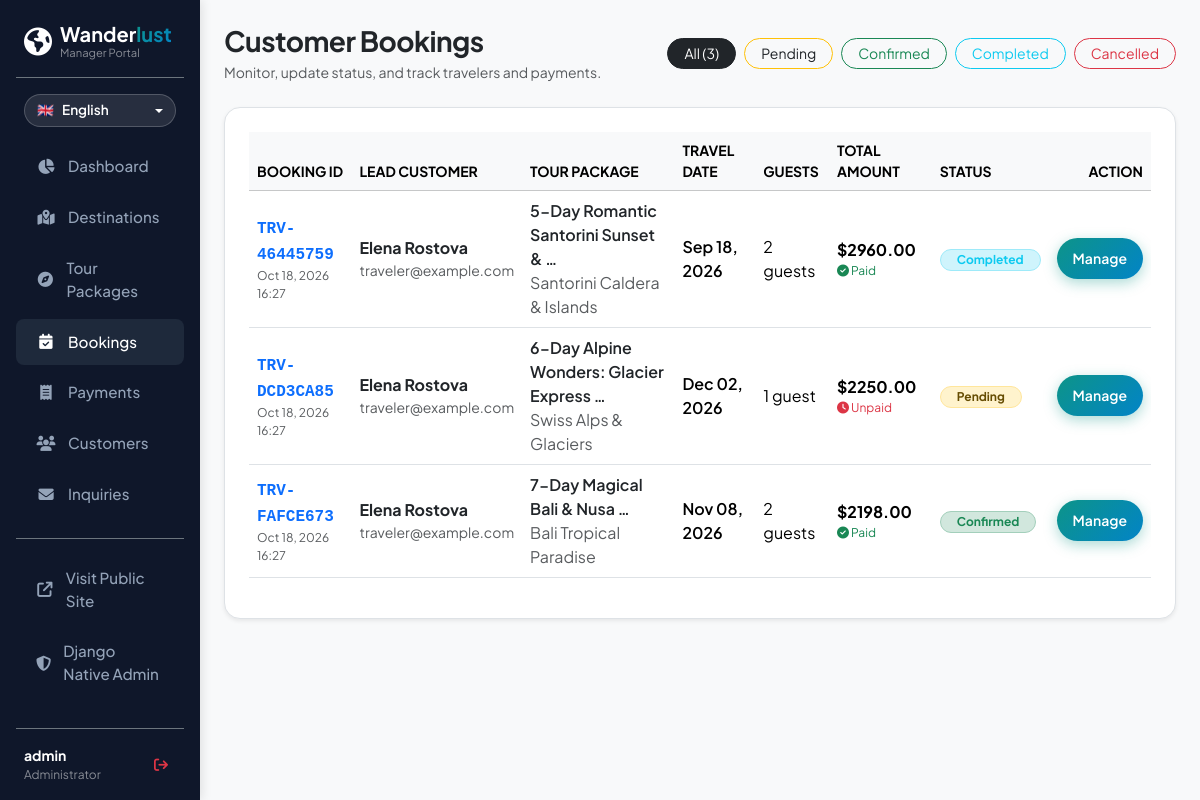
/admin-dashboard/bookings/ (signed in), run on the app's committed database.
### tourism/models.py (models this page shows, shortened)
class Booking(models.Model):
    STATUS_CHOICES = [
        ('Pending', 'Pending Confirmation'),
        ('Confirmed', 'Confirmed'),
        ('Cancelled', 'Cancelled'),
        ('Completed', 'Completed'),
    ]
    booking_number = models.CharField(max_length=32, unique=True, editable=False)
    user = models.ForeignKey(User, on_delete=models.CASCADE, related_name='bookings')
    package = models.ForeignKey(TourPackage, on_delete=models.CASCADE, related_name='bookings')
    travel_date = models.DateField()
    travelers_count = models.PositiveIntegerField(default=1)
    contact_name = models.CharField(max_length=150)
    contact_email = models.EmailField()
    contact_phone = models.CharField(max_length=30)
    special_requests = models.TextField(blank=True, null=True)
    total_price = models.DecimalField(max_digits=10, decimal_places=2)
    status = models.CharField(max_length=20, choices=STATUS_CHOICES, default='Pending')
    created_at = models.DateTimeField(auto_now_add=True)
    updated_at = models.DateTimeField(auto_now=True)
    class Meta:
        ordering = ['-created_at']

class TourPackage(models.Model):
    CATEGORY_CHOICES = [
        ('Adventure', 'Adventure & Outdoors'),
        ('Beach', 'Beach & Coastal'),
        ('Cultural', 'Cultural & Heritage'),
        ('Luxury', 'Luxury & Wellness'),
        ('Wildlife', 'Wildlife & Safari'),
        ('Mountain', 'Mountain & Hiking'),
        ('City', 'City Breaks & Sightseeing'),
    ]
    destination = models.ForeignKey(Destination, on_delete=models.CASCADE, related_name='packages')
    title = models.CharField(max_length=200)
    slug = models.SlugField(max_length=220, unique=True, blank=True)
    category = models.CharField(max_length=50, choices=CATEGORY_CHOICES, default='Adventure')
    description = models.TextField()
    duration_days = models.PositiveIntegerField(default=3, help_text="Number of days")
    duration_nights = models.PositiveIntegerField(default=2, help_text="Number of nights")
    price = models.DecimalField(max_digits=10, decimal_places=2, help_text="Price per person ($)")
    discount_price = models.DecimalField(max_digits=10, decimal_places=2, blank=True, null=True, help_text="Discounted price per person ($)")
    featured_image = models.ImageField(upload_to='packages/', blank=True, null=True)
    image_url = models.URLField(max_length=500, blank=True, null=True, help_text="Web image URL (fallback)")
    max_travelers = models.PositiveIntegerField(default=12, help_text="Maximum group size")
    itinerary = models.TextField(
        blank=True,
        help_text="Separate days using line breaks. Format: 'Day 1: Title - Details'"
    )
    inclusions = models.TextField(
        blank=True,
        help_text="Comma-separated or newline-separated items included in the price"
    )
    exclusions = models.TextField(
        blank=True,
        help_text="Comma-separated or newline-separated items NOT included"
    )
    is_featured = models.BooleanField(default=False)
    is_active = models.BooleanField(default=True)
    created_at = models.DateTimeField(auto_now_add=True)
    updated_at = models.DateTimeField(auto_now=True)
    class Meta:
        ordering = ['-is_featured', '-created_at']

class Destination(models.Model):
    name = models.CharField(max_length=150, unique=True)
    slug = models.SlugField(max_length=180, unique=True, blank=True)
    country = models.CharField(max_length=100)
    city = models.CharField(max_length=100)
    description = models.TextField()
    image = models.ImageField(upload_to='destinations/', blank=True, null=True)
    image_url = models.URLField(max_length=500, blank=True, null=True, help_text="Web image URL (fallback if file not uploaded)")
    best_time_to_visit = models.CharField(max_length=100, default='All Year Round')
    climate = models.CharField(max_length=100, default='Moderate / Sunny')
    is_featured = models.BooleanField(default=False)
    created_at = models.DateTimeField(auto_now_add=True)
    class Meta:
        ordering = ['-is_featured', 'name']

### tourism/views.py (the view)
# urls.py: path('admin-dashboard/bookings/', views.admin_bookings, name='admin_bookings'),
@user_passes_test(is_admin, login_url='login')
def admin_bookings(request):
    status_filter = request.GET.get('status', '')
    bookings = Booking.objects.select_related('user', 'package', 'payment').order_by('-created_at')
    if status_filter:
        bookings = bookings.filter(status=status_filter)
    return render(request, 'admin_panel/bookings.html', {
        'bookings': bookings,
        'status_filter': status_filter,
    })

### templates/admin_panel/bookings.html (shortened to what this page needs)
{% extends 'admin_panel/base_admin.html' %}
{% load static %}
{% block admin_content %}
<div class="d-flex flex-wrap justify-content-between align-items-center mb-4 gap-3">
  <div>
    <h3 class="fw-bold text-dark mb-1">Customer Bookings</h3>
    <div class="text-muted small">Monitor, update status, and track travelers and payments.</div>
  </div>
  <div class="d-flex flex-wrap gap-2">
    <a href="{% url 'admin_bookings' %}" class="btn btn-sm {% if not status_filter %}btn-dark{% else %}btn-outline-secondary{% endif %} rounded-pill px-3">
      All ({{ bookings.count }})
    </a>
    <a href="{% url 'admin_bookings' %}?status=Pending" class="btn btn-sm {% if status_filter == 'Pending' %}btn-warning text-dark{% else %}btn-outline-warning text-dark{% endif %} rounded-pill px-3">
      Pending
    </a>
    <a href="{% url 'admin_bookings' %}?status=Confirmed" class="btn btn-sm {% if status_filter == 'Confirmed' %}btn-success{% else %}btn-outline-success{% endif %} rounded-pill px-3">
      Confirmed
    </a>
    <a href="{% url 'admin_bookings' %}?status=Completed" class="btn btn-sm {% if status_filter == 'Completed' %}btn-info text-white{% else %}btn-outline-info{% endif %} rounded-pill px-3">
      Completed
    </a>
    <a href="{% url 'admin_bookings' %}?status=Cancelled" class="btn btn-sm {% if status_filter == 'Cancelled' %}btn-danger{% else %}btn-outline-danger{% endif %} rounded-pill px-3">
      Cancelled
    </a>
  </div>
</div>
<div class="bg-white rounded-4 border shadow-sm p-4">
  <div class="table-responsive">
    <table class="table table-hover align-middle">
      <thead class="table-light small text-uppercase">
        <tr>
          <th>Booking ID</th>
          <th>Lead Customer</th>
          <th>Tour Package</th>
          <th>Travel Date</th>
          <th>Guests</th>
          <th>Total Amount</th>
          <th>Status</th>
          <th class="text-end">Action</th>
        </tr>
      </thead>
      <tbody>
        {% for b in bookings %}
          <tr>
            <td>
              <span class="font-monospace fw-bold text-primary">{{ b.booking_number }}</span>
              <div class="smaller text-muted" style="font-size: 0.75rem;">{{ b.created_at|date:"M d, Y H:i" }}</div>
            </td>
            <td>
              <div class="fw-bold text-dark">{{ b.contact_name }}</div>
              <div class="small text-muted">{{ b.contact_email }}</div>
            </td>
            <td>
              <a href="{% url 'package_detail' b.package.slug %}" class="fw-semibold text-dark text-decoration-none" target="_blank">
                {{ b.package.title|truncatewords:5 }}
              </a>
              <div class="smaller text-muted">{{ b.package.destination.name }}</div>
            </td>
            <td>
              <span class="fw-semibold">{{ b.travel_date|date:"M d, Y" }}</span>
            </td>
            <td>{{ b.travelers_count }} guest{{ b.travelers_count|pluralize }}</td>
            <td>
              <span class="fw-bold fs-6">${{ b.total_price }}</span>
              {% if b.payment %}
                <div class="smaller text-success" style="font-size: 0.75rem;"><i class="fa-solid fa-circle-check"></i> Paid</div>
              {% else %}
                <div class="smaller text-danger" style="font-size: 0.75rem;"><i class="fa-solid fa-clock"></i> Unpaid</div>
              {% endif %}
            </td>
            <td>
              {% if b.status == 'Confirmed' %}
                <span class="badge bg-success-subtle text-success border border-success-subtle rounded-pill px-3 py-1">Confirmed</span>
              {% elif b.status == 'Pending' %}
                <span class="badge bg-warning-subtle text-warning-emphasis border border-warning-subtle rounded-pill px-3 py-1">Pending</span>
              {% elif b.status == 'Completed' %}
                <span class="badge bg-info-subtle text-info border border-info-subtle rounded-pill px-3 py-1">Completed</span>
              {% else %}
                <span class="badge bg-danger-subtle text-danger border border-danger-subtle rounded-pill px-3 py-1">Cancelled</span>
              {% endif %}
            </td>
            <td class="text-end">
              <a href="{% url 'admin_booking_detail' b.booking_number %}" class="btn btn-sm btn-primary-custom px-3">
                Manage
              </a>
            </td>
          </tr>
        {% empty %}
          <tr><td colspan="8" class="text-center py-4 text-muted">No bookings found for the selected filter.</td></tr>
        {% endfor %}
      </tbody>
    </table>
  </div>
</div>
{% endblock %}

### templates/admin_panel/base_admin.html (shortened to what this page needs)
{% load static lang_tags %}
<!DOCTYPE html>
<html lang="{{ CURRENT_LANGUAGE|default:'en' }}" class="{% if IS_KHMER %}lang-km{% endif %}">
<head>
  <link href="https://cdn.jsdelivr.net/npm/bootstrap@5.3.3/dist/css/bootstrap.min.css" rel="stylesheet">
  <link rel="stylesheet" href="https://cdnjs.cloudflare.com/ajax/libs/font-awesome/6.5.2/css/all.min.css">
  <link rel="stylesheet" href="{% static 'css/style.css' %}">
</head>
<body class="bg-light {% if IS_KHMER %}lang-km{% endif %}">
  <div class="container-fluid p-0">
    <div class="row g-0">
      <nav class="col-lg-2 col-md-3 admin-sidebar p-3 d-flex flex-column">
        <div class="d-flex align-items-center gap-2 mb-3 px-2 pt-2 pb-3 border-bottom border-secondary">
          <i class="fa-solid fa-earth-americas text-white fs-3"></i>
          <div>
            <div class="fs-5 fw-bold text-white lh-1">Wander<span class="brand-gradient">lust</span></div>
            <div class="smaller text-white-50" style="font-size: 0.7rem;">{{ "Manager Portal"|t }}</div>
          </div>
        </div>
        <div class="mb-3 px-2">
          <div class="dropdown">
            <button class="lang-switch-btn w-100 justify-content-between dropdown-toggle" type="button" id="adminLangDropdown" data-bs-toggle="dropdown" aria-expanded="false" title="{{ "Language"|t }}">
              <span class="d-flex align-items-center gap-2">
                <span>{{ CURRENT_LANG_FLAG }}</span>
                <span>{{ CURRENT_LANG_NAME }}</span>
              </span>
            </button>
          </div>
        </div>
        <ul class="nav flex-column mb-auto">
          <li class="nav-item">
            <a class="nav-link {% if request.resolver_match.url_name == 'admin_dashboard' %}active{% endif %}" href="{% url 'admin_dashboard' %}">
              <i class="fa-solid fa-chart-pie"></i> {{ "Dashboard"|t }}
            </a>
          </li>
          <li class="nav-item">
            <a class="nav-link {% if 'destinations' in request.path %}active{% endif %}" href="{% url 'admin_destinations' %}">
              <i class="fa-solid fa-map-location-dot"></i> {{ "Destinations"|t }}
            </a>
          </li>
          <li class="nav-item">
            <a class="nav-link {% if 'packages' in request.path %}active{% endif %}" href="{% url 'admin_packages' %}">
              <i class="fa-solid fa-compass"></i> {{ "Tour Packages"|t }}
            </a>
          </li>
          <li class="nav-item">
            <a class="nav-link {% if 'bookings' in request.path %}active{% endif %}" href="{% url 'admin_bookings' %}">
              <i class="fa-solid fa-calendar-check"></i> {{ "Bookings"|t }}
            </a>
          </li>
          <li class="nav-item">
            <a class="nav-link {% if 'payments' in request.path %}active{% endif %}" href="{% url 'admin_payments' %}">
              <i class="fa-solid fa-receipt"></i> {{ "Payments"|t }}
            </a>
          </li>
          <li class="nav-item">
            <a class="nav-link {% if 'customers' in request.path %}active{% endif %}" href="{% url 'admin_customers' %}">
              <i class="fa-solid fa-users"></i> {{ "Customers"|t }}
            </a>
          </li>
          <li class="nav-item">
            <a class="nav-link {% if 'messages' in request.path %}active{% endif %}" href="{% url 'admin_messages' %}">
              <i class="fa-solid fa-envelope"></i> {{ "Inquiries"|t }}
            </a>
          </li>
          <li class="nav-item mt-3 pt-3 border-top border-secondary">
            <a class="nav-link text-white-50" href="{% url 'home' %}" target="_blank">
              <i class="fa-solid fa-arrow-up-right-from-square"></i> {{ "Visit Public Site"|t }}
            </a>
          </li>
          <li class="nav-item">
            <a class="nav-link text-white-50" href="/admin/" target="_blank">
              <i class="fa-solid fa-shield-halved"></i> {{ "Django Native Admin"|t }}
            </a>
          </li>
        </ul>
        <div class="pt-3 border-top border-secondary mt-3 px-2">
          <div class="d-flex align-items-center justify-content-between">
            <div class="small text-white">
              <div class="fw-bold">{{ user.username }}</div>
              <div class="smaller text-white-50" style="font-size: 0.75rem;">{{ "Administrator"|t }}</div>
            </div>
            <a href="{% url 'logout' %}" class="btn btn-sm btn-outline-danger border-0 rounded-circle" title="{{ "Sign Out"|t }}">
              <i class="fa-solid fa-arrow-right-from-bracket"></i>
            </a>
          </div>
        </div>
      </nav>
      <main class="col-lg-10 col-md-9 px-4 py-4" style="min-height: 100vh;">
        {% block admin_content %}{% endblock %}
      </main>
    </div>
  </div>
</body>
</html>

### data on the page
Booking: booking_number "TRV-46445759", created_at "Oct 18, 2026 16:27", contact_name "Elena Rostova", contact_email "traveler@example.com", package "5-Day Romantic Santorini Sunset & …", package.destination.name "Santorini Caldera & Islands", travel_date "Sep 18, 2026", travelers_count "2", total_price "2960.00", shows "Paid", status "Completed"
Booking: booking_number "TRV-DCD3CA85", created_at "Oct 18, 2026 16:27", contact_name "Elena Rostova", contact_email "traveler@example.com", package "6-Day Alpine Wonders: Glacier Express …", package.destination.name "Swiss Alps & Glaciers", travel_date "Dec 02, 2026", travelers_count "1", total_price "2250.00", shows "Unpaid", status "Pending"
Booking: booking_number "TRV-FAFCE673", created_at "Oct 18, 2026 16:27", contact_name "Elena Rostova", contact_email "traveler@example.com", package "7-Day Magical Bali & Nusa …", package.destination.name "Bali Tropical Paradise", travel_date "Nov 08, 2026", travelers_count "2", total_price "2198.00", shows "Paid", status "Confirmed"

### other printed values
{{ "Manager Portal"|t }} "Manager Portal"
{{ CURRENT_LANG_FLAG }} "🇬🇧"
{{ CURRENT_LANG_NAME }} "English"
{{ "Dashboard"|t }} "Dashboard"
{{ "Destinations"|t }} "Destinations"
{{ "Tour Packages"|t }} "Tour Packages"
{{ "Bookings"|t }} "Bookings"
{{ "Payments"|t }} "Payments"
{{ "Customers"|t }} "Customers"
{{ "Inquiries"|t }} "Inquiries"
{{ "Visit Public Site"|t }} "Visit Public Site"
{{ "Django Native Admin"|t }} "Django Native Admin"
{{ user.username }} "admin"
{{ "Administrator"|t }} "Administrator"
{{ bookings.count }} "3"
